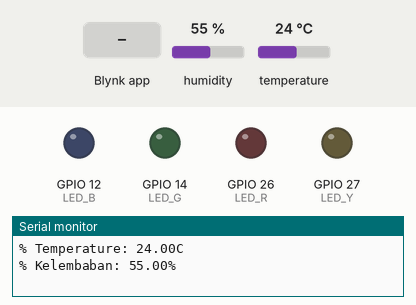
Bench run of a program on a simulated ESP32. Shown: output pins drawn as LEDs (lit = HIGH), the last lines printed to the serial monitor. The inputs (shaded band) are chosen by the test bench; at power-on: humidity 55 %, temperature 24 °C. WiFi joins after 1.5 s; servers stay silent unless stated.

Above: at 3.0 s.
3.1 s: Blynk app writes 1 to V2
At 4.1 s:
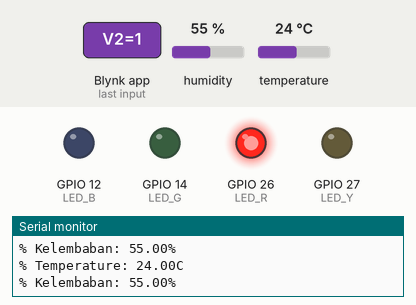
4.6 s: Blynk app writes 0 to V2
At 5.3 s:
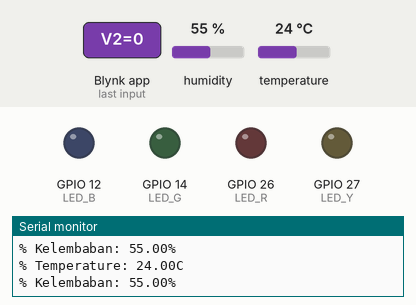
6.1 s: Blynk app writes 200 to V2
At 6.4 s:
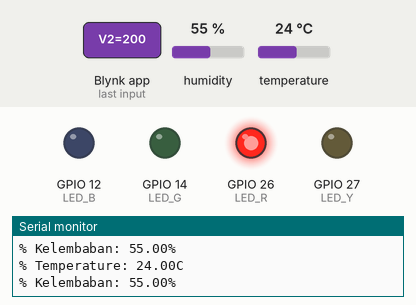
Timing chart, 0 to 9.1 s (numbered marks = the images above; inputs shaded):
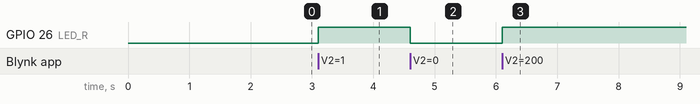

The program:

main.cpp
```cpp
#define BLYNK_PRINT Serial

#define BLYNK_TEMPLATE_ID "TMPL6dkzfxdTx"
#define BLYNK_TEMPLATE_NAME "CobaImplement"
#define BLYNK_AUTH_TOKEN "fqIH2gCLk4_9-z7LF7lt2jlyWcCVP5tU"

#include <WiFi.h>
#include <BlynkSimpleEsp32.h>
#include <DHTesp.h> // Library untuk DHT

char auth[] = BLYNK_AUTH_TOKEN; // Auth Token
char ssid[] = "Wokwi-GUEST"; // Nama hotspot yang digunakan
char pass[] = ""; // Password hotspot yang digunakan

const int DHT_PIN = 15;

int value0, value1, value2, value3, value6;

byte LED_R = 26;
byte LED_Y = 27;
byte LED_G = 14;
byte LED_B = 12;

DHTesp dht;
BlynkTimer timer;

// Fungsi untuk mengirimkan data sensor ke Blynk
void sendSensor() {
    TempAndHumidity data = dht.getTempAndHumidity();

    Serial.print("% Temperature: ");
    Serial.print(data.temperature);
    Serial.println("C ");
    Serial.print("% Kelembaban: ");
    Serial.print(data.humidity);
    Serial.println("% ");

    Blynk.virtualWrite(V0, data.temperature); // Kirim suhu ke Blynk
    Blynk.virtualWrite(V1, data.humidity); // Kirim kelembaban ke Blynk
}

// Fungsi untuk menyalakan LED berdasarkan perintah dari Blynk
BLYNK_WRITE(V2) {
    int nilaiBacaIO = param.asInt();
    digitalWrite(LED_R, nilaiBacaIO);
    Blynk.virtualWrite(V3, nilaiBacaIO);
}

void setup() {
    Serial.begin(115200);
    dht.setup(DHT_PIN, DHTesp::DHT22);

    pinMode(LED_R, OUTPUT);
    pinMode(LED_Y, OUTPUT);
    pinMode(LED_G, OUTPUT);
    pinMode(LED_B, OUTPUT);

    Blynk.begin(auth, ssid, pass); // Mulai Blynk

    // Jika menggunakan Wokwi, gunakan mode simulasi WiFi
    #ifdef WOKWI
        Blynk.connectWiFi(ssid, pass);
        Blynk.config(auth);
    #endif

    timer.setInterval(1000, sendSensor); // Kirim data setiap 1000ms
}

void loop() {
    Blynk.run();
    timer.run();
}
```

Measured:
- after the input at 3.1 s, GPIO 26 (LED_R): LOW → HIGH at once
- after the input at 4.6 s, GPIO 26 (LED_R): HIGH → LOW at once
- after the input at 6.1 s, GPIO 26 (LED_R): LOW → HIGH at once
